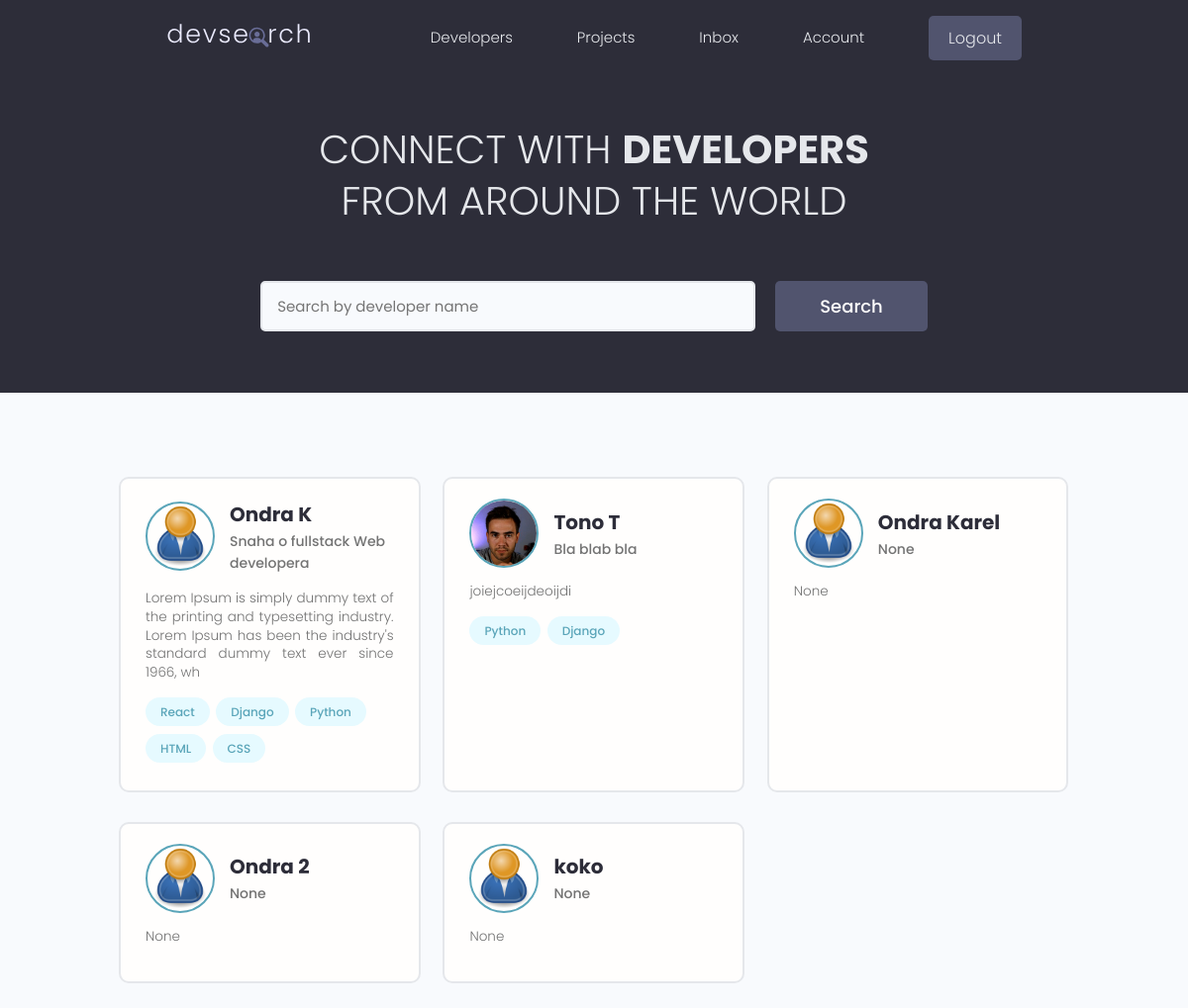
The app's page / (signed in) with its own data.
### users/models.py (models this page shows, shortened)
class Profile(models.Model):
    id = models.UUIDField(primary_key=True, default=uuid.uuid4, editable=False, unique=True)
    user = models.OneToOneField(User, on_delete=models.CASCADE, null=True, blank=True)
    name = models.CharField(max_length=200, null=True, blank=True)
    username = models.CharField(max_length=200, null=True, blank=True)
    location = models.CharField(max_length=200, null=True, blank=True)
    email = models.EmailField(max_length=500, null=True, blank=True)
    short_intro = models.CharField(max_length=200, null=True, blank=True)
    bio = models.TextField(null=True, blank=True)
    profile_image = models.ImageField(null=True, blank=True, upload_to='profiles/', default='profiles/user-default.png')
    social_github = models.CharField(max_length=200, null=True, blank=True)
    social_twitter = models.CharField(max_length=200, null=True, blank=True)
    social_linkedin = models.CharField(max_length=200, null=True, blank=True)
    social_youtube = models.CharField(max_length=200, null=True, blank=True)
    social_website = models.CharField(max_length=200, null=True, blank=True)
    created = models.DateTimeField(auto_now_add=True)

class Skill(models.Model):
    id = models.UUIDField(primary_key=True, default=uuid.uuid4, editable=False, unique=True)
    owner = models.ForeignKey(Profile, on_delete=models.CASCADE, null=True, blank=True)
    name = models.CharField(max_length=200, null=True, blank=True)
    description = models.TextField(null=True, blank=True)
    created = models.DateTimeField(auto_now_add=True)
    def __str__(self):
        return str(self.name)

### users/views.py (the view)
# urls.py: path('', views.profiles, name='profiles'),
def profiles(request):
    profiles = Profile.objects.all()
    context = {'profiles':profiles,}
    return render(request, 'users/profiles.html', context)

### users/templates/users/profiles.html (shortened to what this page needs)
{% extends "base.html" %}
{% load static %}
{% block content %}
<main class="home">
    <section class="hero-section text-center">
      <div class="container container--narrow">
        <div class="hero-section__box">
          <h2>CONNECT WITH <span>DEVELOPERS</span></h2>
          <h2>FROM AROUND THE WORLD</h2>
        </div>
        <div class="hero-section__search">
          <form class="form" action="#" method="get">
            <div class="form__field">
              <input class="input input--text" id="formInput#search" type="text" name="text"
                placeholder="Search by developer name" />
            </div>
            <input class="btn btn--sub btn--lg" type="submit" value="Search" />
          </form>
        </div>
      </div>
    </section>
    <section class="devlist">
        <div class="container">
            <div class="grid grid--three">
                {% for profile in profiles %}
                <div class="column card">
                    <div class="dev">
                        <a href="{% url 'user-profile' profile.id %}" class="card__body">
                            <div class="dev__profile">
                            <img class="avatar avatar--md" src="{{profile.profile_image.url}}" alt="image" />
                            <div class="dev__meta">
                                <h3>{{profile.name}}</h3>
                                <h5>{{profile.short_intro|slice:"60"}}</h5>
                            </div>
                            </div>
                            <p class="dev__info">{{profile.bio|slice:"150"}}</p>
                            <div class="dev__skills">
                                {% for skill in profile.skill_set.all|slice:"5" %}
                                <span class="tag tag--pill tag--main">
                                    <small>{{skill}}</small>
                                </span>
                                {% endfor %}
                            </div>
                        </a>
                    </div>
                </div>
                {% endfor %}
            </div>
        </div>
    </section>
</main>
{% endblock content %}

### static/app.css (style rules this page uses)
:root { --color-sub: #2d2d39; }
.btn--sub { background-color: var(--color-sub-light); }
.card { border: 2px solid var(--color-light); }
img { width: 100%; }
.hero-section { height: 40vh; display: flex; align-items: center; background-color: var(--color-sub); }
.hero-section__box { margin-bottom: 4rem; }
.hero-section__box > h2, .hero-section__box > h2 > span { font-size: 4rem; color: var(--color-light); line-height: 1.3; text-transform: uppercase; }
.hero-section__box > h2 { font-weight: 300; }
.hero-section__box > h2 > span { font-weight: 700; }
.hero-section__search > .form { display: flex; align-items: center; justify-content: center; gap: 2rem; }
.hero-section__search > .form input.input--text { width: 50rem; }
.devlist { margin-top: 8rem; }
.devlist .grid { align-items: stretch; }
.devlist .dev .dev__profile { display: flex; align-items: center; gap: 1.5rem; }
.devlist .dev .dev__meta h3 { color: var(--color-sub); font-size: 2rem; font-weight: 700; }
.devlist .dev .dev__meta h5 { color: var(--color-text); font-size: 1.4rem; font-weight: 500; }
.devlist .dev .dev__info { margin: 1.5rem 0; font-size: 1.35rem; line-height: 1.4; text-align: justify; }

### static/uikit/styles/modules/_variables.css (style rules this page uses)
:root { --color-main: #5aa5b9; --color-main-light: #e6faff; --color-sub: #3f4156; --color-sub-light: #51546e; --color-sub-lighter: #ededfd; --color-text: #737373; --color-gray: #8b8b8b; --color-light: #e5e7eb; --color-light-gray: #767676; --color-bg: #f8fafd; --color-white: #fffefd; --color-white-light: #f3f3f3; --color-success: #359e64; --color-success-bg: #def8e8; --color-error: #fc4b0b; --color-error-bg: #fff2ee; --font-base: 'Poppins', arial, helvetica, 'Segoe UI', roboto, ubuntu, sans-serif; --font-monospace: 'Fira Code', 'Courier New', courier, monospace; --font-regular: 300; --font-medium: 500; --font-bold: 700; --generic-shadow: 1px 1px 5px #00000010; --generic-transition: all 0.3s ease-in-out; }

### static/uikit/styles/modules/_base.css (style rules this page uses)
* { margin: 0; padding: 0; box-sizing: border-box; text-rendering: optimizeLegibility; color: inherit; font-size: inherit; }
html { font-size: 50%; }
@media only screen and (min-width: 480px) { html { font-size: 56.25%; } }
@media only screen and (min-width: 1200px) { html { font-size: 62.5%; } }
body { line-height: 1.6; font-weight: 400; font-size: 1.5rem; color: var(--color-text); background-color: var(--color-bg); min-height: 100vh; }

### static/uikit/styles/modules/_typography.css (style rules this page uses)
* { font-family: var(--font-base); }
h2 { font-size: 3.6rem; font-weight: var(--font-bold); }
h3 { font-size: 3.2rem; font-weight: var(--font-medium); }
h5 { font-size: 2.4rem; font-weight: var(--font-medium); }
h5, h6 { font-weight: var(--font-regular); }
p, span, strong { font-size: 1.6rem; color: var(--color-text); font-weight: var(--font-regular); }
a { padding-bottom: 2px; text-decoration: none; display: inline-block; color: var(--color-main); font-weight: var(--font-medium); }

### static/uikit/styles/modules/_utilities.css (style rules this page uses)
.container { width: 92%; max-width: 165rem; margin: 0 auto; box-sizing: border-box; }
.container--narrow { width: 92%; max-width: 120rem; }
@media screen and (min-width: 1000px) { .container { width: 90%; } }
@media screen and (min-width: 1000px) { .container--narrow { width: 85%; } }
@media screen and (min-width: 1200px) { .container { width: 80%; } }
@media screen and (min-width: 1200px) { .container--narrow { width: 72%; } }
.text-center { text-align: center; }

### static/uikit/styles/modules/_avatar.css (style rules this page uses)
.avatar { border-radius: 50%; border: 2px solid var(--color-main); object-fit: cover; }
.avatar--md { height: 7rem; width: 7rem; }

### static/uikit/styles/modules/_button.css (style rules this page uses)
.btn { display: inline-block; position: relative; cursor: pointer; background-color: var(--color-light); font-weight: var(--font-medium); color: var(--color-sub); text-decoration: none; padding: 1rem 2rem; border-radius: 0.5rem; border: none; width: -webkit-fit-content; width: -moz-fit-content; width: fit-content; height: -webkit-fit-content; height: -moz-fit-content; height: fit-content; font-size: 1.6rem; outline-width: 0; outline-color: transparent; -webkit-backface-visibility: hidden; backface-visibility: hidden; transition: all 0.3s ease-in-out; }
.btn--sub { background-color: var(--color-sub); color: var(--color-white); }
.btn--lg { font-size: 1.8rem; padding: 1.2rem 4.5rem; }

### static/uikit/styles/modules/_card.css (style rules this page uses)
.card { border-radius: 1rem; background-color: var(--color-white); border: 1.5px solid var(--color-light); width: auto; height: auto; margin-top: 0.5rem; margin-bottom: 0.5rem; overflow: hidden; }
.card__body, .card__header { padding: 2rem 2.5rem; }

### records on screen
Profile: profile_image (placeholder picture), name "Ondra K", short_intro "Snaha o fullstack Web developera", bio "Lorem Ipsum is simply dummy text of the printing and typesetting industry. Lorem Ipsum has been the industry's standard dummy text ever since 1966, wh"
Skill: name "React"
Skill: name "Django"
Skill: name "Python"
Skill: name "HTML"
Skill: name "CSS"
Profile: profile_image (picture), name "Tono T", short_intro "Bla blab bla", bio "joiejcoeijdeoijdi"
Skill: name "Python"
Skill: name "Django"
Profile: profile_image (placeholder picture), name "Ondra Karel", short_intro "None", bio "None"
Profile: profile_image (placeholder picture), name "Ondra 2", short_intro "None", bio "None"
Profile: profile_image (placeholder picture), name "koko", short_intro "None", bio "None"
